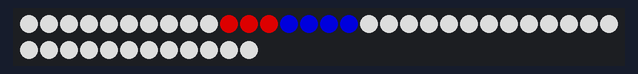
The sketch below on a simulated Arduino Uno, built with avr-gcc and run on an emulated ATmega328P. Parts: 42 RGB LEDs in strip order, left to right, continuing on the next row. Dim RGB values are drawn brighter than linear.

Above: at 0.1 s.
At 1.2 s:
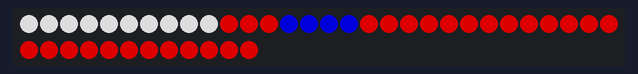
At 2.2 s:
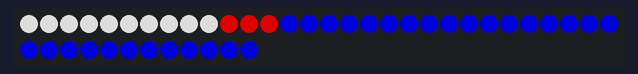
At 3.3 s:
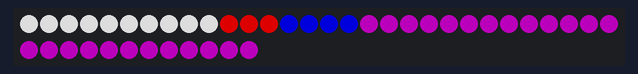

The sketch:

001_LightSaberWallMount.ino
```cpp
//Include the Neo Pixel Librabry
#include <Adafruit_NeoPixel.h>

// BEGIN LED Setup

  // Which pin on the Arduino is connected to the NeoPixels?
  #define LED_PIN 13

  // How many NeoPixels are attached to the Arduino?
  #define LED_COUNT 42

  //How Bright you want these strips? Set BRIGHTNESS to about 1/5 (max = 255)
  #define LED_BRIGHT 150

  // Colors
  const auto RED = Adafruit_NeoPixel::Color(255,0,0);
  const auto BLUE = Adafruit_NeoPixel::Color(0,0,255);
  const auto PURPLE = Adafruit_NeoPixel::Color(128,0,128);
  const auto BLACK = Adafruit_NeoPixel::Color(0,0,0);
  const auto WHITE = Adafruit_NeoPixel::Color(255,255,255);
  const auto GREEN = Adafruit_NeoPixel::Color(0,128,0);
  const auto YELLOW = Adafruit_NeoPixel::Color(255,255,0);

  // Declare our NeoPixel strip objects:
  Adafruit_NeoPixel strip(LED_COUNT, LED_PIN, NEO_GRB + NEO_KHZ800);

  // Declare arrays for sections of the strip
  const int jediCrysSize = 5;
  int jediCrystals[jediCrysSize] = {0, 1, 2, 3, 4};
  const int sithCrysSize = 5;
  int sithCrystals[sithCrysSize] = {5, 6, 7, 8, 9};
  const int sithHoloSize = 3;
  int sithHolo[sithHoloSize] = {10, 11, 12};
  const int jediHoloSize = 4;
  int jediHolo[jediHoloSize] = {13, 14, 15, 16};
  const int rearLedsSize = 25;
  int rearLeds[rearLedsSize] = {17, 18, 19, 20, 21, 22, 23, 24, 25, 26, 27, 28, 29, 30, 31, 32, 33, 34, 35, 36, 37, 38, 39, 40, 41};

// END LED Setup

void setup() {
  strip.begin();           // INITIALIZE NeoPixel object (REQUIRED)
  strip.show();            // Turn OFF all pixels ASAP
  strip.setBrightness(LED_BRIGHT);
}

void loop() {
    setColor(WHITE, jediCrystals, jediCrysSize);
    setColor(WHITE, sithCrystals, sithCrysSize);
    setColor(BLUE, jediHolo, jediHoloSize);
    setColor(RED, sithHolo, sithHoloSize);
    // Spin colors for now.
    setColor(WHITE, rearLeds, rearLedsSize);
    delay(1000);
    setColor(RED, rearLeds, rearLedsSize);
    delay(1000);
    setColor(BLUE, rearLeds, rearLedsSize);
    delay(1000);
    setColor(PURPLE, rearLeds, rearLedsSize);
    delay(1000);
}

void setColor(uint32_t color, int a[], int len) {
  for(int i = 0; i < len; i++) {      // For each pixel in the passed array
    strip.setPixelColor(a[i], color); //  Set pixel's color (in RAM)
    strip.show();                     //  Update strip to match
  }
}
```

Measured:
- by itself, everything shown: repeats every 4.2 s, in 4 steps
- what the display in image 1 shows lasts 1.1 s, from 1.1 s to 2.2 s
- what the display in image 3 shows lasts 1.1 s, from 3.2 s to 4.3 s
